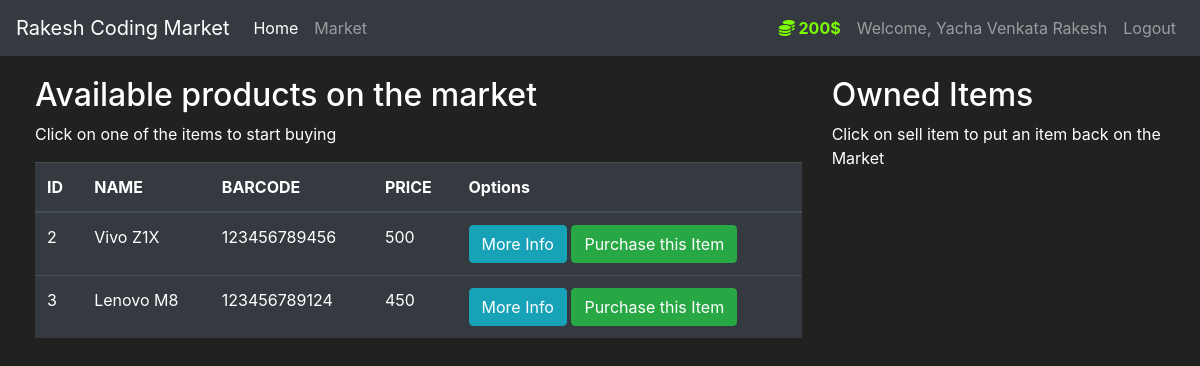
Page /market (signed in) on the committed database.
### Market/models.py (models this page shows, shortened)
class User(db.Model,UserMixin):
    id = db.Column(db.Integer(),primary_key=True)
    username = db.Column(db.String(length=30),nullable=False,unique=True)
    email_address = db.Column(db.String(length=50),nullable=False,unique=True)
    password_hash = db.Column(db.String(length=60),nullable=False)
    budget = db.Column(db.Integer(),nullable=False,default=1000)
    items = db.relationship('Item', backref='owned_user',lazy=True)
    @property
    def prettier_budget(self):
        if(len(str(self.budget))) >= 4:
            return f'{str(self.budget)[:-3]},{str(self.budget)[-3:]}$'
        else:
            return f'{self.budget}$'
    @property
    def password(self):
        return self.password

class Item(db.Model):
    id = db.Column(db.Integer(),primary_key=True)
    name = db.Column(db.String(length=38),nullable=False,unique=True)
    price = db.Column(db.Integer(),nullable=False)
    barcode = db.Column(db.String(length=12),nullable=False,unique=True)
    description = db.Column(db.String(length=1924),nullable=False,unique=True)
    owner = db.Column(db.Integer(),db.ForeignKey('user.id'))

### Market/routes.py (the view, shortened to what this page needs)
@app.route('/market',methods=['GET','POST'])
@login_required
def market_page():
    purchase_form = PurchaseItemForm()
    selling_form = SellItemForm()
    if request.method == 'GET':
        items = Item.query.filter_by(owner=None)
        owned_items = Item.query.filter_by(owner=current_user.id)
        return render_template('market.html',items = items, purchase_form = purchase_form, owned_items=owned_items,selling_form = selling_form)

### Market/models.py (called while the page is built)
@login_manager.user_loader
def load_user(user_id):
    return User.query.get(int(user_id))

### Market/Templates/market.html (shortened to what this page needs)
{% extends 'base.html' %}
{% block content %}
  <body>
    <div class = "row" style="margin-top:20px; margin-left:20px">
        <div class = "col-8">
            <h2> Available products on the market </h2>
            <p> Click on one of the items to start buying </p>
            <table class="table table-hover table-dark">
                <thead>
                        <tr>
                            <th scope="col">ID</th>
                            <th scope="col">NAME</th>
                            <th scope="col">BARCODE</th>
                            <th scope="col">PRICE</th>
                            <th scope="col">Options</th>
                        </tr>
                </thead>
                <tbody>
                        {% for item in items%}
                            <tr>
                                <td>{{item.id}}</td>
                                <td>{{item.name}}</td>
                                <td>{{item.barcode}}</td>
                                <td>{{item.price}}</td>
                                <td>
                                    <button class="btn btn-outline btn-info" data-toggle="modal" data-target="#Modal-MoreInfo-{{ item.id }}">More Info</button>
                                    <button class="btn btn-outline btn-success" data-toggle="modal" data-target="#Modal-PurchaseConfirm-{{ item.id }}">Purchase this Item</button>
                                </td>
                            </tr>
                        {%endfor%}
                </tbody>
            </table>
        </div>
        <div class="col-4">
        <h2>Owned Items</h2>
        <p>Click on sell item to put an item back on the Market</p>
        <br>
    </div>
  </body>
{% endblock %}

### Market/Templates/base.html (shortened to what this page needs)
<!doctype html>
<html lang="en">
    <head>
        <link rel="stylesheet" href="https://cdn.jsdelivr.net/npm/bootstrap@4.5.3/dist/css/bootstrap.min.css">
    </head>
    <body>
        <nav class="navbar navbar-expand-md navbar-dark bg-dark">
            <a class="navbar-brand" href="{{ url_for('home_page') }}">Rakesh Coding Market</a>
            <div class="collapse navbar-collapse" id="navbarNav">
                <ul class="navbar-nav mr-auto">
                <li class="nav-item active">
                    <a class="nav-link" href="{{ url_for('home_page') }}">Home <span class="sr-only">(current)</span></a>
                    </li>
                    <li class="nav-item">
                        <a class="nav-link" href="{{url_for('market_page') }}">Market</a>
                    </li>
                </ul>
                {% if current_user.is_authenticated %}
                    <ul class="navbar-nav">
                        <li class="nav-item">
                            <a class="nav-link" style="color: lawngreen; font-weight: bold">
                                <i class="fas fa-coins"></i>
                                {{ current_user.prettier_budget }}
                            </a>
                        </li>
                        <li class="nav-item">
                            <a class="nav-link">Welcome, {{ current_user.username }}</a>
                        </li>
                        <li class="nav-item">
                            <a class="nav-link" href="{{ url_for('logout_page') }}">Logout</a>
                        </li>
                    </ul>
                {% endif %}
            </div>
        </nav>
        {% block content %}
        {% endblock %}
    </body>
</html>

### Market/Templates/base.html (style rules this page uses)
body { background-color: #212121; color: white }

### rows in the picture
User: prettier_budget "200$", username "Yacha Venkata Rakesh"
Item: id "2", name "Vivo Z1X", barcode "123456789456", price "500"
Item: id "3", name "Lenovo M8", barcode "123456789124", price "450"
